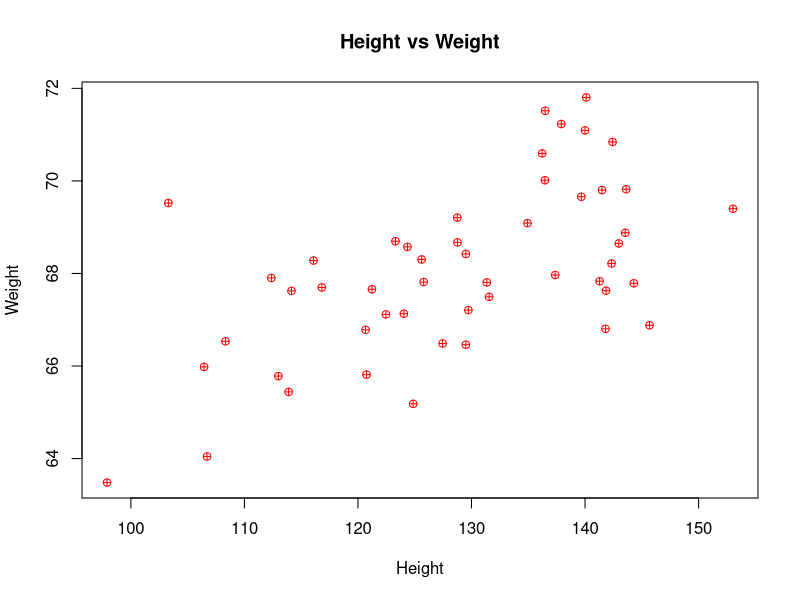

Write R code to recreate this figure.
data=read.csv("SOCR-HeightWeight.csv")
print(names(data))
model=lm(data$Weight.Pounds~data$Height.Inches,data=data,family=binomial)
print(summary(model))
print(coef(model))
new_data=data.frame(x=108)
result=predict(model,new_data,type="response")
print("Prediction: ")
print(result)
plot(data$Weight.Pounds,data$Height.Inches,
    main="Height vs Weight",
    xlab="Height",
    ylab="Weight",
    pch=10,
    col="red")

abline(model,col="blue")
dev.off()
